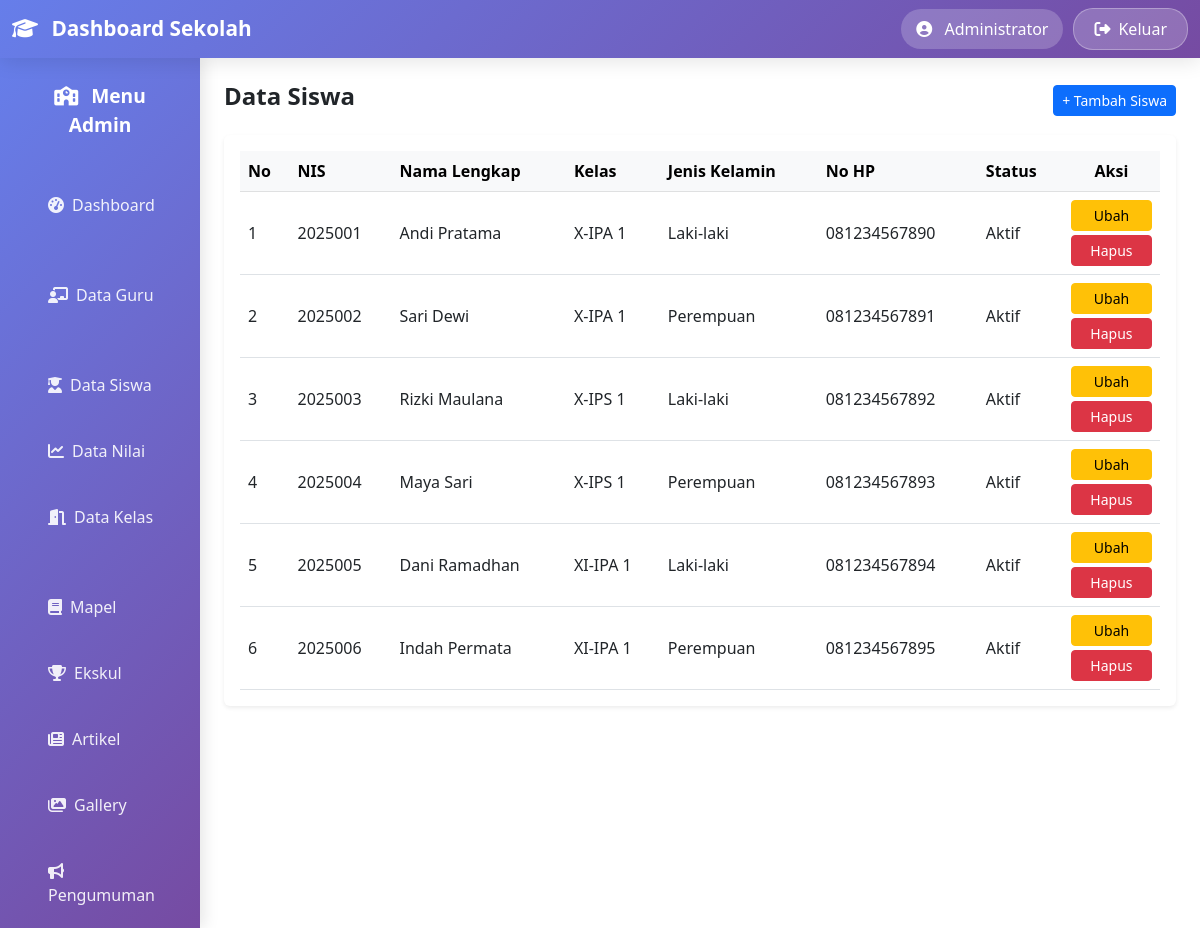
Page /siswa/index.php (signed in) on the committed database.
### tables this page shows
CREATE TABLE `siswa` (
  `id` int(11) NOT NULL,
  `nis` varchar(20) NOT NULL,
  `nama_lengkap` varchar(100) NOT NULL,
  `kelas_id` int(11) NOT NULL,
  `jenis_kelamin` enum('Laki-laki','Perempuan') NOT NULL,
  `tanggal_lahir` date NOT NULL,
  `alamat` text NOT NULL,
  `no_hp` varchar(15) DEFAULT NULL,
  `email` varchar(100) DEFAULT NULL,
  `nama_wali` varchar(100) NOT NULL,
  `status` enum('Aktif','Tidak Aktif','Lulus') DEFAULT 'Aktif',
  `tanggal_masuk` date NOT NULL,
  `tanggal_dibuat` timestamp NOT NULL DEFAULT current_timestamp()
);

CREATE TABLE `kelas` (
  `id` int(11) NOT NULL,
  `nama_kelas` varchar(50) NOT NULL,
  `tingkat` varchar(10) NOT NULL,
  `jumlah_siswa` int(11) DEFAULT 0,
  `wali_kelas` varchar(100) DEFAULT NULL,
  `ruangan` varchar(50) DEFAULT NULL,
  `tanggal_dibuat` timestamp NOT NULL DEFAULT current_timestamp()
);

### siswa/index.php (the view, shortened to what this page needs)
<?php
require_once '../config/database.php';
$result = mysqli_query($conn, "SELECT s.*, k.nama_kelas FROM siswa s LEFT JOIN kelas k ON s.kelas_id = k.id ORDER BY s.tanggal_dibuat DESC");
$siswa_list = [];
while ($row = mysqli_fetch_assoc($result)) {
    $siswa_list[] = $row;
}
include '../template/header.php';
?>
<div class="container-fluid">
    <div class="row">
        <?php include '../template/sidebar.php'; ?>
        <main class="col-12">
            <div class="d-flex justify-content-between align-items-center mb-3">
                <h1 class="h4 fw-bold">Data Siswa</h1>
                <a href="create.php" class="btn btn-primary btn-sm">+ Tambah Siswa</a>
            </div>
            <div class="card border-0 shadow-sm">
                <div class="card-body">
                    <div class="table-responsive">
                        <table class="table table-hover align-middle mb-0">
                            <thead class="table-light fw-semibold">
                                <tr>
                                    <th>No</th>
                                    <th>NIS</th>
                                    <th>Nama Lengkap</th>
                                    <th>Kelas</th>
                                    <th>Jenis Kelamin</th>
                                    <th>No HP</th>
                                    <th>Status</th>
                                    <th class="text-center">Aksi</th>
                                </tr>
                            </thead>
                            <tbody>
                                <?php if(count($siswa_list) > 0): $no=1; ?>
                                    <?php foreach($siswa_list as $siswa): ?>
                                        <tr>
                                            <td><?= $no++ ?></td>
                                            <td><?= htmlspecialchars($siswa['nis']) ?></td>
                                            <td><?= htmlspecialchars($siswa['nama_lengkap']) ?></td>
                                            <td><?= htmlspecialchars($siswa['nama_kelas'] ?? '-') ?></td>
                                            <td><?= htmlspecialchars($siswa['jenis_kelamin']) ?></td>
                                            <td><?= htmlspecialchars($siswa['no_hp']) ?></td>
                                            <td><?= htmlspecialchars($siswa['status']) ?></td>
                                            <td class="text-center">
                                                <div class="d-flex flex-column gap-1">
                                                    <a href="edit.php?id=<?= $siswa['id'] ?>" class="btn btn-warning btn-sm">Ubah</a>
                                                    <a href="delete.php?id=<?= $siswa['id'] ?>" class="btn btn-danger btn-sm" onclick="return confirm('Yakin ingin menghapus siswa ini?')">Hapus</a>
                                                </div>
                                            </td>
                                        </tr>
                                    <?php endforeach; ?>
                                <?php else: ?>
                                    <tr>
                                        <td colspan="8" class="text-center">Belum ada data siswa</td>
                                    </tr>
                                <?php endif; ?>
                            </tbody>
                        </table>
                    </div>
                </div>
            </div>
        </main>
    </div>
</div>
<?php include '../template/footer.php'; ?>

### rows in the picture
siswa: nis "2025001", nama_lengkap "Andi Pratama", kelas.nama_kelas "X-IPA 1", jenis_kelamin "Laki-laki", no_hp "081234567890", status "Aktif"
siswa: nis "2025002", nama_lengkap "Sari Dewi", kelas.nama_kelas "X-IPA 1", jenis_kelamin "Perempuan", no_hp "081234567891", status "Aktif"
siswa: nis "2025003", nama_lengkap "Rizki Maulana", kelas.nama_kelas "X-IPS 1", jenis_kelamin "Laki-laki", no_hp "081234567892", status "Aktif"
siswa: nis "2025004", nama_lengkap "Maya Sari", kelas.nama_kelas "X-IPS 1", jenis_kelamin "Perempuan", no_hp "081234567893", status "Aktif"
siswa: nis "2025005", nama_lengkap "Dani Ramadhan", kelas.nama_kelas "XI-IPA 1", jenis_kelamin "Laki-laki", no_hp "081234567894", status "Aktif"
siswa: nis "2025006", nama_lengkap "Indah Permata", kelas.nama_kelas "XI-IPA 1", jenis_kelamin "Perempuan", no_hp "081234567895", status "Aktif"

### other values in the picture
$_SESSION['admin_nama'] "Administrator"
